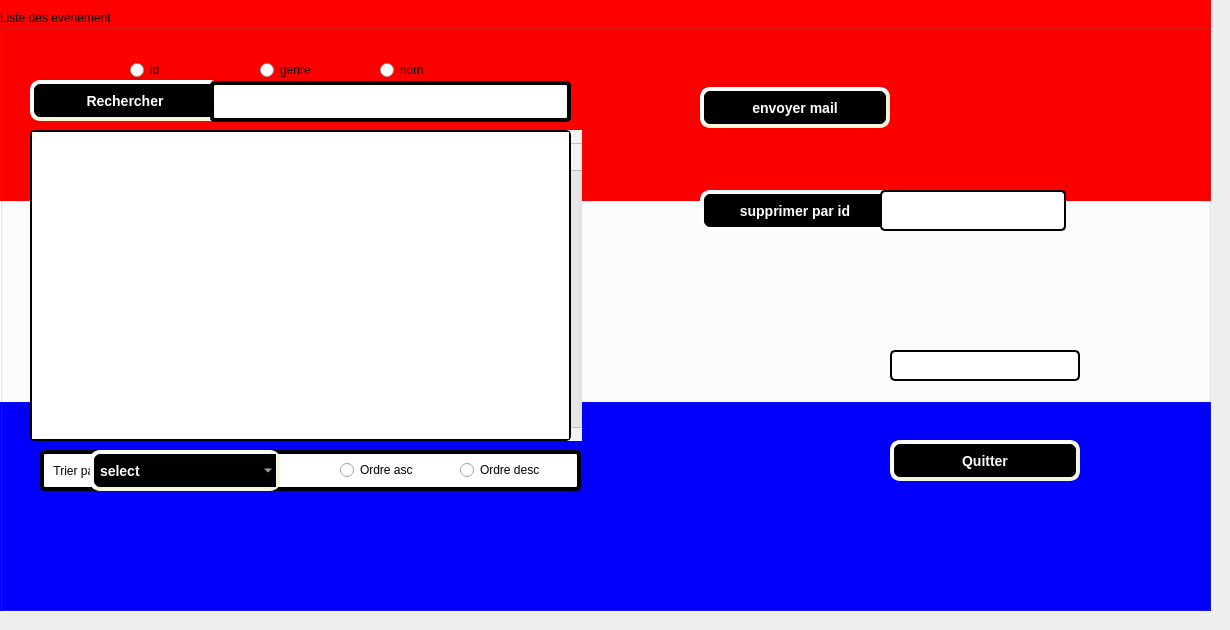
          <widget class="QWidget" name="tab_19">
           <attribute name="title">
            <string>liste des even</string>
           </attribute>
           <widget class="QLabel" name="label_42">
            <property name="geometry">
             <rect>
              <x>-10</x>
              <y>-10</y>
              <width>1221</width>
              <height>621</height>
             </rect>
            </property>
            <property name="styleSheet">
             <string notr="true">background-color: qlineargradient(spread:pad, x1:0, y1:0, x2:0, y2:1, stop:0 rgba(255, 0, 0, 255), stop:0.339795 rgba(255, 0, 0, 255), stop:0.339799 rgba(255, 255, 255, 255), stop:0.662444 rgba(255, 255, 255, 255), stop:0.662469 rgba(0, 0, 255, 255), stop:1 rgba(0, 0, 255, 255));
alternate-background-color: rgb(255, 255, 0);</string>
            </property>
            <property name="text">
             <string/>
            </property>
            <property name="pixmap">
             <pixmap>../../project/panneau-clap-film-fond-rose-pour-equipement-tournage_9555-779.jpg</pixmap>
            </property>
            <property name="scaledContents">
             <bool>true</bool>
            </property>
           </widget>
           <widget class="QGroupBox" name="groupBox_5">
            <property name="geometry">
             <rect>
              <x>0</x>
              <y>10</y>
              <width>1211</width>
              <height>601</height>
             </rect>
            </property>
            <property name="title">
             <string>Liste des evenement</string>
            </property>
            <widget class="QScrollBar" name="verticalScrollBar_4">
             <property name="geometry">
              <rect>
               <x>550</x>
               <y>120</y>
               <width>32</width>
               <height>311</height>
              </rect>
             </property>
             <property name="orientation">
              <enum>Qt::Vertical</enum>
             </property>
            </widget>
            <widget class="QPushButton" name="pushButton_supprimereven">
             <property name="geometry">
              <rect>
               <x>700</x>
               <y>180</y>
               <width>190</width>
               <height>41</height>
              </rect>
             </property>
             <property name="autoFillBackground">
              <bool>false</bool>
             </property>
             <property name="styleSheet">
              <string notr="true">background-color: rgb(0, 0, 0);
color: rgb(255, 255, 255);
     border-style: outset;
     border-width: 4px;
     border-radius: 10px;
    
border-color: rgb(255, 255, 255);
     font: bold 14px;
     min-width: 10em;
     padding: 6px</string>
             </property>
             <property name="text">
              <string>supprimer par id</string>
             </property>
            </widget>
            <widget class="QTableView" name="tableeven_2">
             <property name="geometry">
              <rect>
               <x>30</x>
               <y>120</y>
               <width>541</width>
               <height>311</height>
              </rect>
             </property>
             <property name="styleSheet">
              <string notr="true">  border: 2px solid grey;
border-color: rgb(0, 0, 0);
     border-radius: 5px;</string>
             </property>
            </widget>
            <widget class="QLineEdit" name="lineEdit_supprimereven">
             <property name="geometry">
              <rect>
               <x>880</x>
               <y>180</y>
               <width>186</width>
               <height>41</height>
              </rect>
             </property>
             <property name="styleSheet">
              <string notr="true">  border: 2px solid grey;
border-color: rgb(0, 0, 0);
     border-radius: 5px;</string>
             </property>
             <property name="text">
              <string/>
             </property>
            </widget>
            <widget class="QPushButton" name="pushButton_18">
             <property name="geometry">
              <rect>
               <x>890</x>
               <y>430</y>
               <width>190</width>
               <height>41</height>
              </rect>
             </property>
             <property name="styleSheet">
              <string notr="true">background-color: rgb(0, 0, 0);
color: rgb(255, 255, 255);
     border-style: outset;
     border-width: 4px;
     border-radius: 10px;
     border-color: beige;
     font: bold 14px;
     min-width: 10em;
     padding: 6px</string>
             </property>
             <property name="text">
              <string>Quitter</string>
             </property>
            </widget>
            <widget class="QPushButton" name="pushButton_recherchereven">
             <property name="geometry">
              <rect>
               <x>30</x>
               <y>70</y>
               <width>190</width>
               <height>41</height>
              </rect>
             </property>
             <property name="styleSheet">
              <string notr="true">background-color: rgb(0, 0, 0);
color: rgb(255, 255, 255);
     border-style: outset;
     border-width: 4px;
     border-radius: 10px;
     border-color: beige;
     font: bold 14px;
     min-width: 10em;
     padding: 6px</string>
             </property>
             <property name="text">
              <string>Rechercher</string>
             </property>
            </widget>
            <widget class="QLineEdit" name="lineEdit_recherchereven">
             <property name="geometry">
              <rect>
               <x>210</x>
               <y>71</y>
               <width>361</width>
               <height>41</height>
              </rect>
             </property>
             <property name="styleSheet">
              <string notr="true">  border: 4px solid grey;
border-color: rgb(0, 0, 0);
     border-radius: 5px;</string>
             </property>
            </widget>
            <widget class="QLabel" name="label_43">
             <property name="geometry">
              <rect>
               <x>40</x>
               <y>440</y>
               <width>541</width>
               <height>41</height>
              </rect>
             </property>
             <property name="styleSheet">
              <string notr="true">background-color: rgb(255, 255, 255);
  border: 4px solid grey;
border-color: rgb(0, 0, 0);
     border-radius: 5px;</string>
             </property>
             <property name="text">
              <string>  Trier par </string>
             </property>
            </widget>
            <widget class="QRadioButton" name="radioButton_ideven">
             <property name="geometry">
              <rect>
               <x>130</x>
               <y>50</y>
               <width>95</width>
               <height>20</height>
              </rect>
             </property>
             <property name="text">
              <string>id</string>
             </property>
            </widget>
            <widget class="QRadioButton" name="radioButton_genreeven">
             <property name="geometry">
              <rect>
               <x>260</x>
               <y>50</y>
               <width>95</width>
               <height>20</height>
              </rect>
             </property>
             <property name="text">
              <string>genre</string>
             </property>
            </widget>
            <widget class="QRadioButton" name="radioButton_nomeven">
             <property name="geometry">
              <rect>
               <x>380</x>
               <y>50</y>
               <width>95</width>
               <height>20</height>
              </rect>
             </property>
             <property name="text">
              <string>nom</string>
             </property>
            </widget>
            <widget class="QComboBox" name="comboBox_even">
             <property name="geometry">
              <rect>
               <x>90</x>
               <y>440</y>
               <width>190</width>
               <height>41</height>
              </rect>
             </property>
             <property name="styleSheet">
              <string notr="true">background-color: rgb(0, 0, 0);
color: rgb(255, 255, 255);
     border-style: outset;
     border-width: 4px;
     border-radius: 10px;
     border-color: beige;
     font: bold 14px;
     min-width: 10em;
     padding: 6px</string>
             </property>
             <item>
              <property name="text">
               <string>select</string>
              </property>
             </item>
             <item>
              <property name="text">
               <string>Nom</string>
              </property>
             </item>
             <item>
              <property name="text">
               <string>id</string>
              </property>
             </item>
             <item>
              <property name="text">
               <string>genre</string>
              </property>
             </item>
             <item>
              <property name="text">
               <string>duree</string>
              </property>
             </item>
             <item>
              <property name="text">
               <string>date_de_sortie</string>
              </property>
             </item>
            </widget>
            <widget class="QRadioButton" name="radioButton_trieven1">
             <property name="geometry">
              <rect>
               <x>340</x>
               <y>450</y>
               <width>95</width>
               <height>20</height>
              </rect>
             </property>
             <property name="text">
              <string>Ordre asc</string>
             </property>
            </widget>
            <widget class="QRadioButton" name="radioButton_trieven2">
             <property name="geometry">
              <rect>
               <x>460</x>
               <y>450</y>
               <width>95</width>
               <height>20</height>
              </rect>
             </property>
             <property name="text">
              <string>Ordre desc</string>
             </property>
            </widget>
            <widget class="QPushButton" name="pushButton_imprimereven">
             <property name="geometry">
              <rect>
               <x>910</x>
               <y>230</y>
               <width>151</width>
               <height>111</height>
              </rect>
             </property>
             <property name="mouseTracking">
              <bool>false</bool>
             </property>
             <property name="tabletTracking">
              <bool>false</bool>
             </property>
             <property name="autoFillBackground">
              <bool>false</bool>
             </property>
             <property name="styleSheet">
              <string notr="true">background-image: url(:/print.png);
background-color: rgb(255, 255, 127);</string>
             </property>
             <property name="text">
              <string/>
             </property>
             <property name="icon">
              <iconset>
               <normaloff>../../Nouveau dossier (4)/------------/projetcpp/res/print.png</normaloff>
               <normalon>../../Nouveau dossier (4)/------------/projetcpp/res/print.png</normalon>../../Nouveau dossier (4)/------------/projetcpp/res/print.png</iconset>
             </property>
             <property name="iconSize">
              <size>
               <width>100</width>
               <height>250</height>
              </size>
             </property>
             <property name="shortcut">
              <string/>
             </property>
             <property name="checkable">
              <bool>false</bool>
             </property>
             <property name="autoRepeat">
              <bool>false</bool>
             </property>
             <property name="autoDefault">
              <bool>true</bool>
             </property>
             <property name="default">
              <bool>true</bool>
             </property>
             <property name="flat">
              <bool>true</bool>
             </property>
            </widget>
            <widget class="QLineEdit" name="lineEdit_imprimereven">
             <property name="geometry">
              <rect>
               <x>890</x>
               <y>340</y>
               <width>190</width>
               <height>31</height>
              </rect>
             </property>
             <property name="styleSheet">
              <string notr="true">  border: 2px solid grey;
border-color: rgb(0, 0, 0);
     border-radius: 5px;</string>
             </property>
            </widget>
            <widget class="QPushButton" name="pushButton_emaileven">
             <property name="geometry">
              <rect>
               <x>700</x>
               <y>77</y>
               <width>190</width>
               <height>41</height>
              </rect>
             </property>
             <property name="styleSheet">
              <string notr="true">background-color: rgb(0, 0, 0);
color: rgb(255, 255, 255);
     border-style: outset;
     border-width: 4px;
     border-radius: 10px;
     border-color: beige;
     font: bold 14px;
     min-width: 10em;
     padding: 6px
</string>
             </property>
             <property name="text">
              <string>envoyer mail</string>
             </property>
            </widget>
           </widget>
          </widget>
